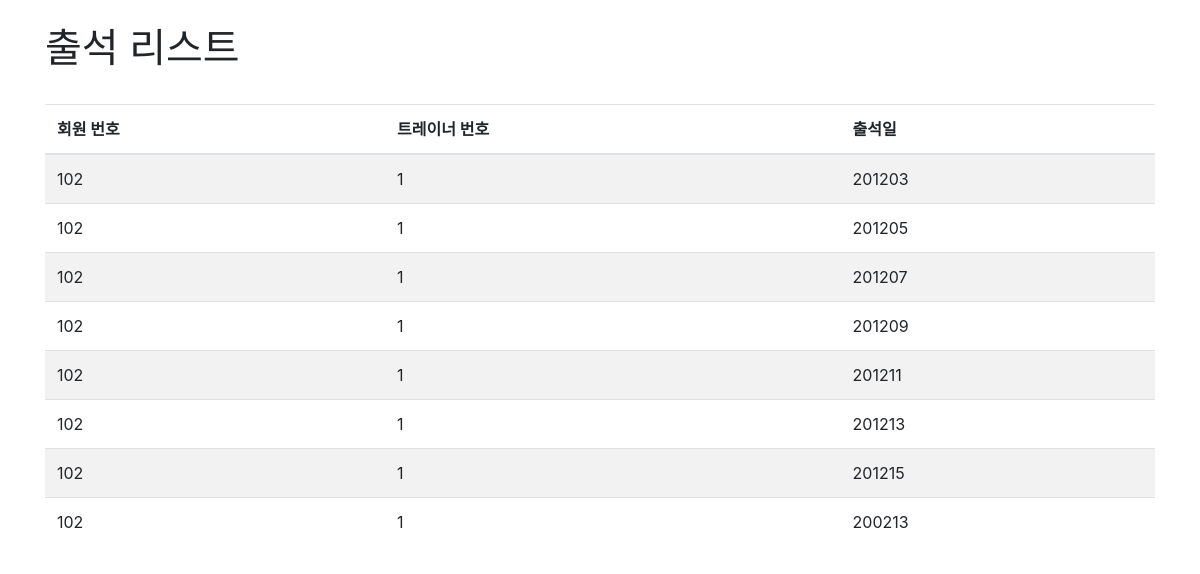
Page /lists (signed in) on the earlier database version.
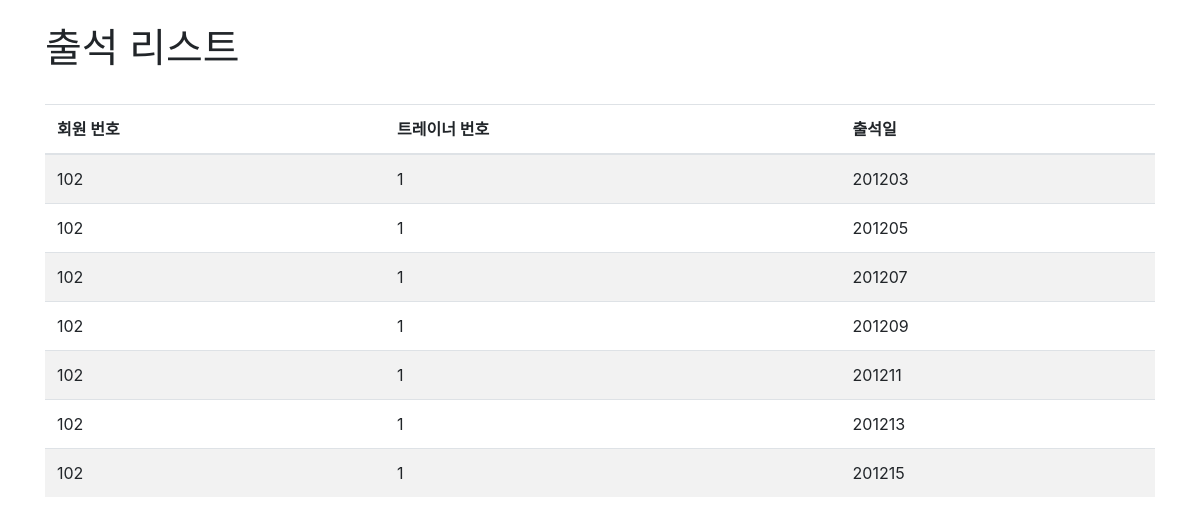
Same page on the later database version.
### tables this page shows
CREATE TABLE management(
	mNum INTEGER NOT NULL,
	tNum INTEGER NOT NULL,
	attend CHAR(8),
	FOREIGN Key(mNum) REFERENCES member(mNum) on DELETE CASCADE on UPDATE CASCADE,
	FOREIGN Key(tNum) REFERENCES trainer(tNum) on DELETE CASCADE on UPDATE CASCADE
);

### app.py (the view)
@app.route('/lists')
def lists():
	lists = select()
	return render_template('lists.html',lists = lists)

### app.py (called while the page is built)
def select():
	conn = sqlite3.connect('data.db')
	cursor = conn.cursor()
	sql = 'select * from management where mNum = ?'
	cursor.execute(sql,(session['mNum'],))
	rows = cursor.fetchall()
	conn.close()
	return rows

### templates/lists.html (shortened to what this page needs)
<!DOCTYPE html>
<html lang="en">
<head>
  <link rel="stylesheet" href="https://maxcdn.bootstrapcdn.com/bootstrap/4.5.2/css/bootstrap.min.css">
</head>
<body>
<div class="container">
    <br>
    <h1> 출석 리스트 </h1>
  <table class="table table-striped">
    <thead>
      <tr>
        <th>회원 번호</th>
        <th>트레이너 번호</th>
        <th>출석일</th>
      </tr>
    </thead>
    <br>
    <tbody>
        {% for i in lists %}
            <tr>
             <td>{{ i[0] }}</td>
             <td>{{ i[1] }}</td>
             <td>{{ i[2] }}</td>
            </tr>
        {% endfor %}
    </tbody>
  </table>
</div>
</body>
</html>

Differences in the rows shown:
no longer on this page (row edited): management: mNum "102", tNum "1", attend "200213"
